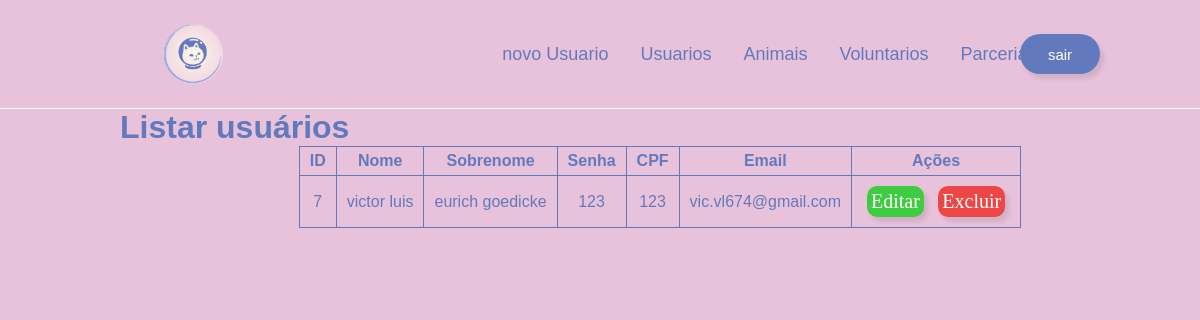
Page /administracao/crud.php?page=listar (signed in) on the earlier database version.
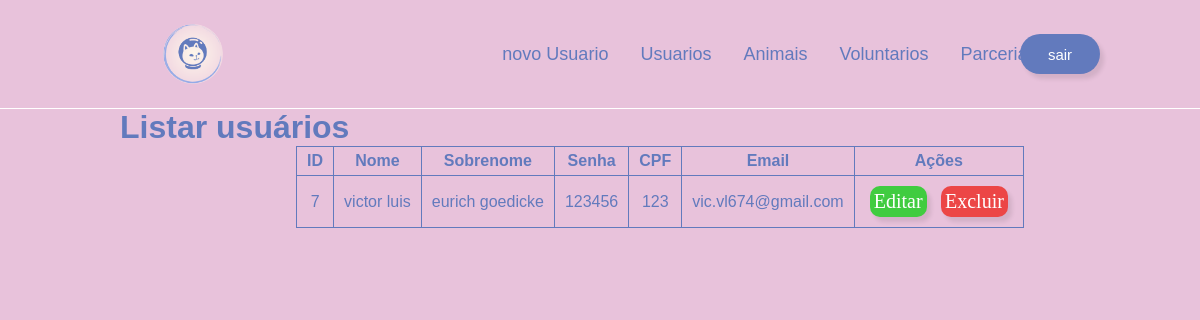
Same page on the later database version.
### tables this page shows
CREATE TABLE `cadastro` (
  `id` int(11) NOT NULL,
  `nome` varchar(255) NOT NULL,
  `sobrenome` varchar(255) NOT NULL,
  `senha` varchar(25) NOT NULL,
  `cpf` varchar(255) NOT NULL,
  `email` varchar(255) NOT NULL
);

### classes/db2.php (called while the page is built)
<?php
    class conexao
    {
        private $host = "localhost";
        private $user = "root";
        private $pass = "";
        private $base  = "dbcadastro";
        private $conn1;
        public function __construct()
        {
            $this->conn1 = mysqli_connect($this->host, $this->user , $this->pass) or die ("Conexao com o banco ".mysqli_error($this->conn1));
            mysqli_select_db($this->conn1,$this->base)or die ("erro ao conectar ".mysqli_error($this->conn1));
        }
        public function getConn()
        {
            return $this->conn1;
        }
    }

### classes/usuarioDB.php (called while the page is built, shortened)
<?php
class UsuarioDB
{
    private $conexao;
    private $id;
    private $nome;
    private $sobrenome;
    private $senha;
    private $cpf;
    private $email;
    public function __construct()
    {
        $this->conexao = new conexao();
    }
    public function getNome()
    {
        return $this->nome;
    }
    public function setNome($nome)
    {
        $this->nome = $nome;
    }
    public function getSobrenome()
    {
        return $this->sobrenome;
    }
    public function setSobrenome($sobrenome)
    {
        $this->sobrenome = $sobrenome;
    }
    public function getSenha()
    {
        return $this->senha;
    }
    public function setSenha($senha)
    {
        $this->senha = $senha;
    }
    public function getEmail()
    {
        return $this->email;
    }
    public function setEmail($email)
    {
        $this->email = $email;
    }
    public function getCpf()
    {
        return $this->cpf;
    }
    public function setCpf($cpf)
    {
        $this->cpf = $cpf;
    }
    public function getId()
    {
        return $this->id;
    }
    public function setId($id)
    {
        $this->id = $id;
    }
    public function ListarUsuarios()
    {
        $usuarios = array();
        $sql = "SELECT * FROM cadastro";
        $res = mysqli_query($this->conexao->getConn(), $sql);
        while ($row = mysqli_fetch_assoc($res)) {
            $usuariodb = new UsuarioDB();
            $usuariodb->setId($row['id']);
            $usuariodb->setNome($row['nome']);
            $usuariodb->setSobrenome($row['sobrenome']);
            $usuariodb->setSenha($row['senha']);
            $usuariodb->setCpf($row['cpf']);
            $usuariodb->setEmail($row['email']);
            $usuarios[] = $usuariodb;
        }
        return $usuarios;
    }
}

### administracao/listar_usuario.php (the view)
<h1>Listar usuários</h1>
<?php
include("../classes/UsuarioDB.php");
$usuarioDB = new UsuarioDB();
$res = $usuarioDB->ListarUsuarios();
$qtd = count($res);
if ($qtd > 0) {
    echo "<table class='table'>";
    echo "<th>ID</th>";
    echo "<th>Nome</th>";
    echo "<th>Sobrenome</th>";
    echo "<th>Senha</th>";
    echo "<th>CPF</th>";
    echo "<th>Email</th>";
    echo "<th>Ações</th>";
    foreach ($res as $row) {
        echo "<tr>";
        echo "<td>" . $row->getId() . "</td>";
        echo "<td>" . $row->getNome() . "</td>";
        echo "<td>" . $row->getSobrenome() . "</td>";
        echo "<td>" . $row->getSenha() . "</td>";
        echo "<td>" . $row->getCpf() . "</td>";
        echo "<td>" . $row->getEmail() . "</td>";
       echo "<td>
            <button onclick=\"location.href='?page=editar&id=" . $row->getId() . "'\" class='editar'>Editar</button>
            <button onclick=\"if(confirm('Tem certeza que deseja excluir?')){location.href='?page=excluir&acao=excluir&id=" . $row->getId() . "';}else{false;}\" class='excluir'>Excluir</button>
            </td>";
        echo "</tr>";
    }
    echo "</table>";
} else {
    echo "<p class='alert alert-danger'>Nenhum cadastro encontrado!!!</p>";
}
?>

Differences in the rows shown:
changed cadastro "victor luis": senha "123" → "123456"
